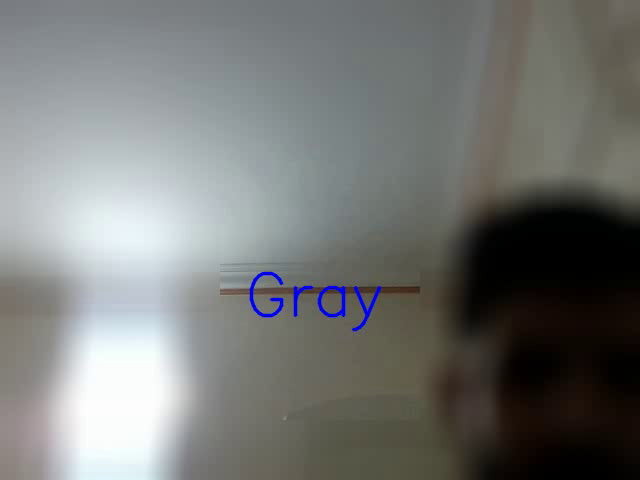
#> input picture frame 36 of Assignment-27/detector_color/input/color.mp4, 640 x 480 px, given in place of the camera
$ python tamrin_4.py
#> lines starting #> are read from the running program, lines starting #| are printed output that depends on the picture
import cv2
import numpy as np

# Open the video capture device (webcam)
capture = cv2.VideoCapture(0)

# Read a frame from the capture
_, frame = capture.read()
#> frame is the input picture: shape (480, 640, 3); mean B, G, R 117.4, 119.3, 117.5

# Get the dimensions of the frame
rows = frame.shape[0]
#> rows = 480
cols = frame.shape[1]
#> cols = 640

# Create a VideoWriter object to save the output video
writer = cv2.VideoWriter(
    "color.mp4", cv2.VideoWriter_fourcc(*"mp4v"), 30, (cols, rows)
)

while True:
    # Read a frame from the capture
    _, frame = capture.read()

    # Convert the frame to grayscale
    frame_gray = cv2.cvtColor(frame, cv2.COLOR_BGR2GRAY)

    # Get the dimensions of the grayscale frame
    rows, cols = frame_gray.shape

    # Define the region of interest (ROI)
    roi = frame[rows // 2 - 100 : cols // 2 + 100, cols // 2 - 100 : cols // 2 + 100]
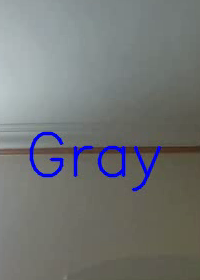
#> roi: shape (280, 200, 3); mean B, G, R 116.9, 117.8, 115.1

    # Calculate the average pixel value of the ROI
    average = np.average(roi)
#> average = 116.6

    # Determine the color label based on the average pixel value
    if average >= 130:
        color_label = "White"
    elif 80 <= average <= 129:
        color_label = "Gray"
    else:
        color_label = "Black"

    # Add text label to the frame based on the color detected
    cv2.putText(
        frame,
        color_label,
        (rows // 2 + 5, cols // 2 - 5),
        cv2.FONT_HERSHEY_SIMPLEX,
        2,
        (255, 0, 0),
        2,
        cv2.LINE_AA,
    )
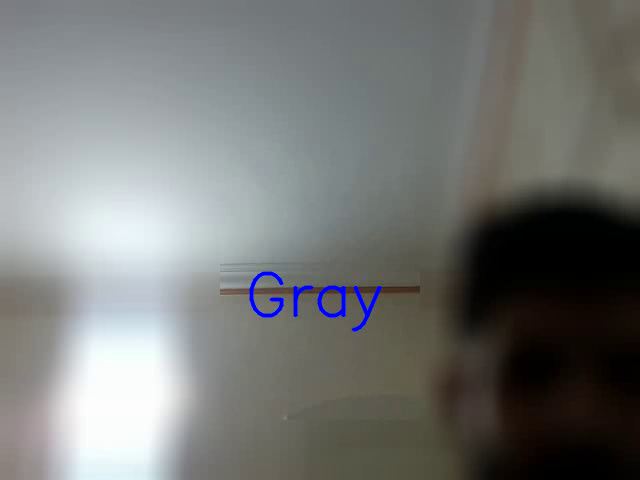
#> frame: shape (480, 640, 3); mean B, G, R 117.5, 119.3, 117.5

    # Apply blur to the frame
    frame_blur = cv2.blur(frame, (40, 40))

    # Replace the ROI with the blurred ROI
    frame_blur[rows // 2 - 100 : cols // 2 + 100, cols // 2 - 100 : cols // 2 + 100] = (
        roi
    )
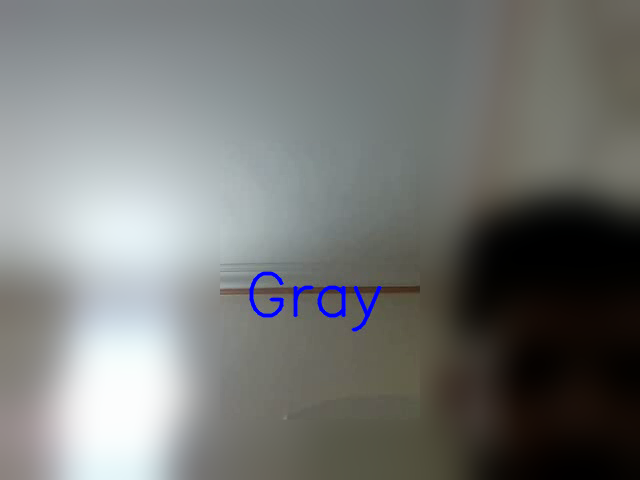
#> frame_blur: shape (480, 640, 3); mean B, G, R 117.5, 119.4, 117.5

    # Write the modified frame to the output video
    writer.write(frame_blur)

    # Display the modified frame
    cv2.imshow("output", frame_blur)

    # Check for the 'q' key to exit the loop
    if cv2.waitKey(25) & 0xFF == ord("q"):
#> (key q is pressed here)
        break

# Release the VideoWriter object
writer.release()

# Close all windows
cv2.destroyAllWindows()

$ run again, starting later in the video
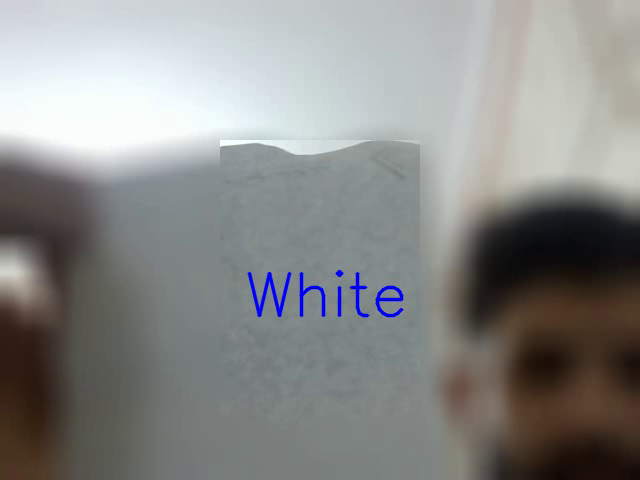
#> input picture frame 163 of Assignment-27/detector_color/input/color.mp4, 640 x 480 px, given in place of the camera
#> frame is the input picture: shape (480, 640, 3); mean B, G, R 136.8, 138.5, 137.4
#> `roi = frame[rows // 2 - 100 : cols // 2 + 100, cols // 2 - 100 : cols ..`:
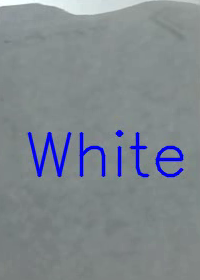
#> roi: shape (280, 200, 3); mean B, G, R 142.4, 135.5, 127.6
#> average = 135.1
#> frame: shape (480, 640, 3); mean B, G, R 137.2, 138.5, 137.5
#> `frame_blur[rows // 2 - 100 : cols // 2 + 100, cols // 2 - 100 : cols /..`:
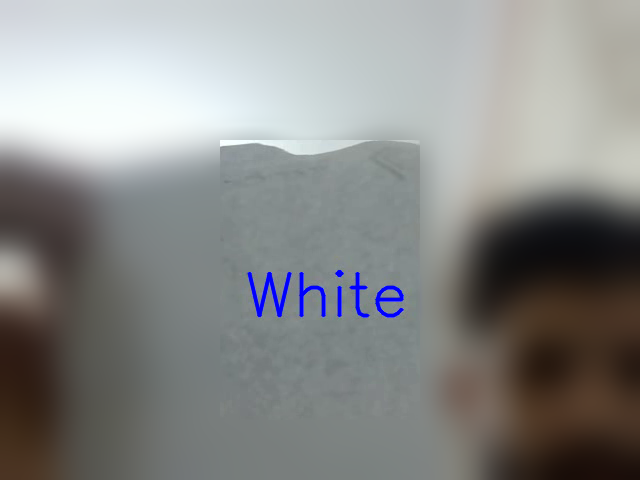
#> frame_blur: shape (480, 640, 3); mean B, G, R 137.2, 138.5, 137.4

$ run again, starting later in the video
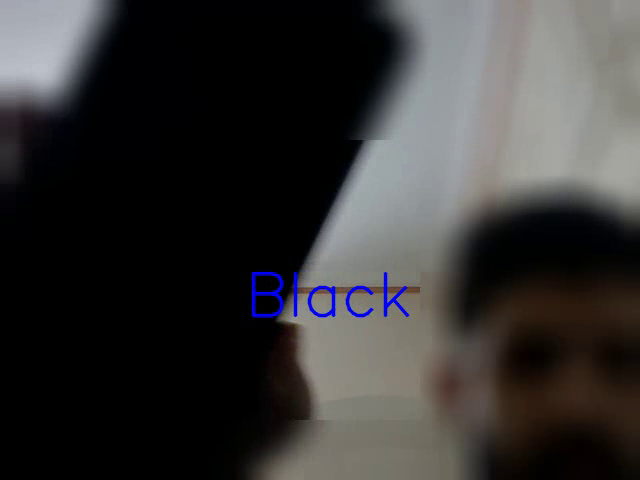
#> input picture frame 291 of Assignment-27/detector_color/input/color.mp4, 640 x 480 px, given in place of the camera
#> frame is the input picture: shape (480, 640, 3); mean B, G, R 52, 52.4, 53.8
#> `roi = frame[rows // 2 - 100 : cols // 2 + 100, cols // 2 - 100 : cols ..`:
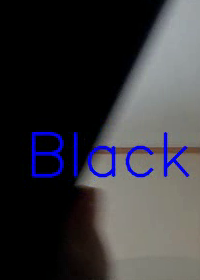
#> roi: shape (280, 200, 3); mean B, G, R 59.9, 55.6, 56.6
#> average = 57.37
#> frame: shape (480, 640, 3); mean B, G, R 50.7, 50.5, 52
#> `frame_blur[rows // 2 - 100 : cols // 2 + 100, cols // 2 - 100 : cols /..`:
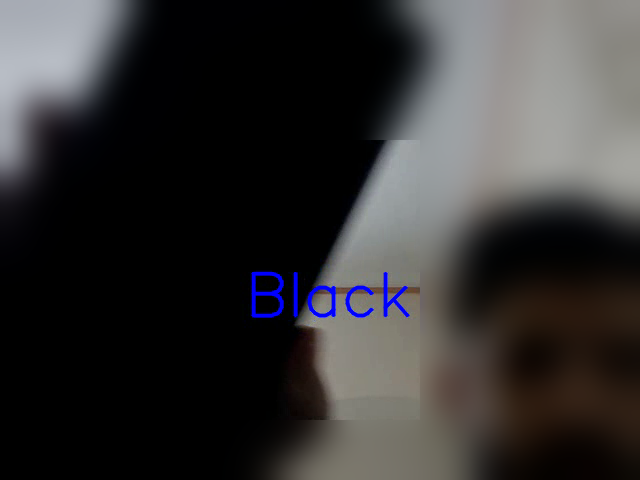
#> frame_blur: shape (480, 640, 3); mean B, G, R 50.9, 50.7, 52.2
